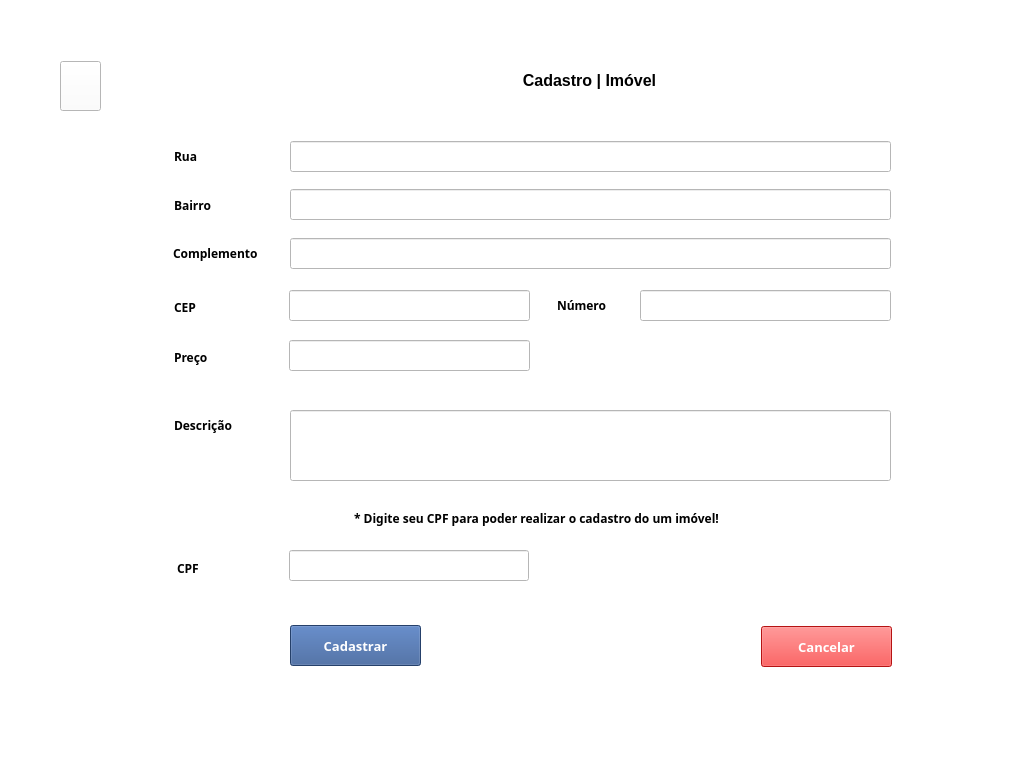
<?xml version="1.0" encoding="UTF-8"?>
<ui version="4.0">
 <class>MainWindow</class>
 <widget class="QMainWindow" name="MainWindow">
  <property name="geometry">
   <rect>
    <x>0</x>
    <y>0</y>
    <width>1025</width>
    <height>764</height>
   </rect>
  </property>
  <property name="windowTitle">
   <string>MainWindow</string>
  </property>
  <property name="styleSheet">
   <string notr="true">background-color: rgb(255, 255, 255);
</string>
  </property>
  <widget class="QWidget" name="centralwidget">
   <widget class="QLabel" name="label">
    <property name="geometry">
     <rect>
      <x>289</x>
      <y>50</y>
      <width>601</width>
      <height>61</height>
     </rect>
    </property>
    <property name="font">
     <font>
      <family>MS Sans Serif</family>
      <pointsize>12</pointsize>
      <weight>75</weight>
      <bold>true</bold>
     </font>
    </property>
    <property name="text">
     <string>Cadastro | Imóvel</string>
    </property>
    <property name="alignment">
     <set>Qt::AlignCenter</set>
    </property>
   </widget>
   <widget class="QToolButton" name="toolButton">
    <property name="geometry">
     <rect>
      <x>60</x>
      <y>61</y>
      <width>41</width>
      <height>50</height>
     </rect>
    </property>
    <property name="text">
     <string/>
    </property>
    <property name="icon">
     <iconset>
      <normaloff>../../exemplo/telas/images/back_12955.png</normaloff>../../exemplo/telas/images/back_12955.png</iconset>
    </property>
    <property name="iconSize">
     <size>
      <width>28</width>
      <height>28</height>
     </size>
    </property>
   </widget>
   <widget class="QLabel" name="label_12">
    <property name="geometry">
     <rect>
      <x>354</x>
      <y>498</y>
      <width>441</width>
      <height>40</height>
     </rect>
    </property>
    <property name="font">
     <font>
      <family>Gadugi</family>
      <pointsize>9</pointsize>
      <weight>75</weight>
      <bold>true</bold>
     </font>
    </property>
    <property name="text">
     <string>* Digite seu CPF para poder realizar o cadastro do um imóvel!</string>
    </property>
   </widget>
   <widget class="QLabel" name="label_6">
    <property name="geometry">
     <rect>
      <x>174</x>
      <y>136</y>
      <width>59</width>
      <height>40</height>
     </rect>
    </property>
    <property name="font">
     <font>
      <family>Gadugi</family>
      <pointsize>9</pointsize>
      <weight>75</weight>
      <bold>true</bold>
     </font>
    </property>
    <property name="text">
     <string>Rua</string>
    </property>
   </widget>
   <widget class="QLabel" name="label_7">
    <property name="geometry">
     <rect>
      <x>174</x>
      <y>287</y>
      <width>59</width>
      <height>40</height>
     </rect>
    </property>
    <property name="font">
     <font>
      <family>Gadugi</family>
      <pointsize>9</pointsize>
      <weight>75</weight>
      <bold>true</bold>
     </font>
    </property>
    <property name="text">
     <string>CEP</string>
    </property>
   </widget>
   <widget class="QLabel" name="label_10">
    <property name="geometry">
     <rect>
      <x>174</x>
      <y>405</y>
      <width>101</width>
      <height>40</height>
     </rect>
    </property>
    <property name="font">
     <font>
      <family>Gadugi</family>
      <pointsize>9</pointsize>
      <weight>75</weight>
      <bold>true</bold>
     </font>
    </property>
    <property name="text">
     <string>Descrição</string>
    </property>
   </widget>
   <widget class="QPushButton" name="pushButton">
    <property name="geometry">
     <rect>
      <x>290</x>
      <y>625</y>
      <width>131</width>
      <height>41</height>
     </rect>
    </property>
    <property name="font">
     <font>
      <family>Gadugi</family>
      <pointsize>10</pointsize>
      <weight>75</weight>
      <bold>true</bold>
     </font>
    </property>
    <property name="cursor">
     <cursorShape>PointingHandCursor</cursorShape>
    </property>
    <property name="styleSheet">
     <string notr="true">background-color: #345995;
color: #FFFFFF;</string>
    </property>
    <property name="text">
     <string>Cadastrar</string>
    </property>
    <property name="iconSize">
     <size>
      <width>15</width>
      <height>0</height>
     </size>
    </property>
   </widget>
   <widget class="QLabel" name="label_5">
    <property name="geometry">
     <rect>
      <x>174</x>
      <y>185</y>
      <width>59</width>
      <height>40</height>
     </rect>
    </property>
    <property name="font">
     <font>
      <family>Gadugi</family>
      <pointsize>9</pointsize>
      <weight>75</weight>
      <bold>true</bold>
     </font>
    </property>
    <property name="text">
     <string>Bairro</string>
    </property>
   </widget>
   <widget class="QLabel" name="label_8">
    <property name="geometry">
     <rect>
      <x>557</x>
      <y>285</y>
      <width>59</width>
      <height>40</height>
     </rect>
    </property>
    <property name="font">
     <font>
      <family>Gadugi</family>
      <pointsize>9</pointsize>
      <weight>75</weight>
      <bold>true</bold>
     </font>
    </property>
    <property name="text">
     <string>Número</string>
    </property>
   </widget>
   <widget class="QLabel" name="label_11">
    <property name="geometry">
     <rect>
      <x>174</x>
      <y>337</y>
      <width>59</width>
      <height>40</height>
     </rect>
    </property>
    <property name="font">
     <font>
      <family>Gadugi</family>
      <pointsize>9</pointsize>
      <weight>75</weight>
      <bold>true</bold>
     </font>
    </property>
    <property name="text">
     <string>Preço</string>
    </property>
   </widget>
   <widget class="QLabel" name="label_13">
    <property name="geometry">
     <rect>
      <x>177</x>
      <y>548</y>
      <width>59</width>
      <height>40</height>
     </rect>
    </property>
    <property name="font">
     <font>
      <family>Gadugi</family>
      <pointsize>9</pointsize>
      <weight>75</weight>
      <bold>true</bold>
     </font>
    </property>
    <property name="text">
     <string>CPF</string>
    </property>
   </widget>
   <widget class="QLabel" name="label_9">
    <property name="geometry">
     <rect>
      <x>173</x>
      <y>233</y>
      <width>111</width>
      <height>40</height>
     </rect>
    </property>
    <property name="font">
     <font>
      <family>Gadugi</family>
      <pointsize>9</pointsize>
      <weight>75</weight>
      <bold>true</bold>
     </font>
    </property>
    <property name="text">
     <string>Complemento</string>
    </property>
   </widget>
   <widget class="QLineEdit" name="lineEdit_1">
    <property name="geometry">
     <rect>
      <x>290</x>
      <y>141</y>
      <width>601</width>
      <height>31</height>
     </rect>
    </property>
   </widget>
   <widget class="QLineEdit" name="lineEdit_2">
    <property name="geometry">
     <rect>
      <x>290</x>
      <y>189</y>
      <width>601</width>
      <height>31</height>
     </rect>
    </property>
   </widget>
   <widget class="QLineEdit" name="lineEdit_3">
    <property name="geometry">
     <rect>
      <x>290</x>
      <y>238</y>
      <width>601</width>
      <height>31</height>
     </rect>
    </property>
   </widget>
   <widget class="QLineEdit" name="lineEdit_4">
    <property name="geometry">
     <rect>
      <x>289</x>
      <y>290</y>
      <width>241</width>
      <height>31</height>
     </rect>
    </property>
   </widget>
   <widget class="QLineEdit" name="lineEdit_5">
    <property name="geometry">
     <rect>
      <x>640</x>
      <y>290</y>
      <width>251</width>
      <height>31</height>
     </rect>
    </property>
   </widget>
   <widget class="QLineEdit" name="lineEdit_6">
    <property name="geometry">
     <rect>
      <x>289</x>
      <y>340</y>
      <width>241</width>
      <height>31</height>
     </rect>
    </property>
   </widget>
   <widget class="QLineEdit" name="lineEdit_7">
    <property name="geometry">
     <rect>
      <x>290</x>
      <y>410</y>
      <width>601</width>
      <height>71</height>
     </rect>
    </property>
   </widget>
   <widget class="QLineEdit" name="lineEdit_8">
    <property name="geometry">
     <rect>
      <x>289</x>
      <y>550</y>
      <width>240</width>
      <height>31</height>
     </rect>
    </property>
   </widget>
   <widget class="QPushButton" name="pushButton_2">
    <property name="geometry">
     <rect>
      <x>761</x>
      <y>626</y>
      <width>131</width>
      <height>41</height>
     </rect>
    </property>
    <property name="font">
     <font>
      <family>Gadugi</family>
      <pointsize>10</pointsize>
      <weight>75</weight>
      <bold>true</bold>
     </font>
    </property>
    <property name="cursor">
     <cursorShape>PointingHandCursor</cursorShape>
    </property>
    <property name="styleSheet">
     <string notr="true">color: #FFFFFF;
background-color: rgb(253, 27, 27);</string>
    </property>
    <property name="text">
     <string>Cancelar</string>
    </property>
    <property name="iconSize">
     <size>
      <width>15</width>
      <height>0</height>
     </size>
    </property>
   </widget>
  </widget>
  <widget class="QStatusBar" name="statusbar"/>
 </widget>
 <resources/>
 <connections/>
</ui>
